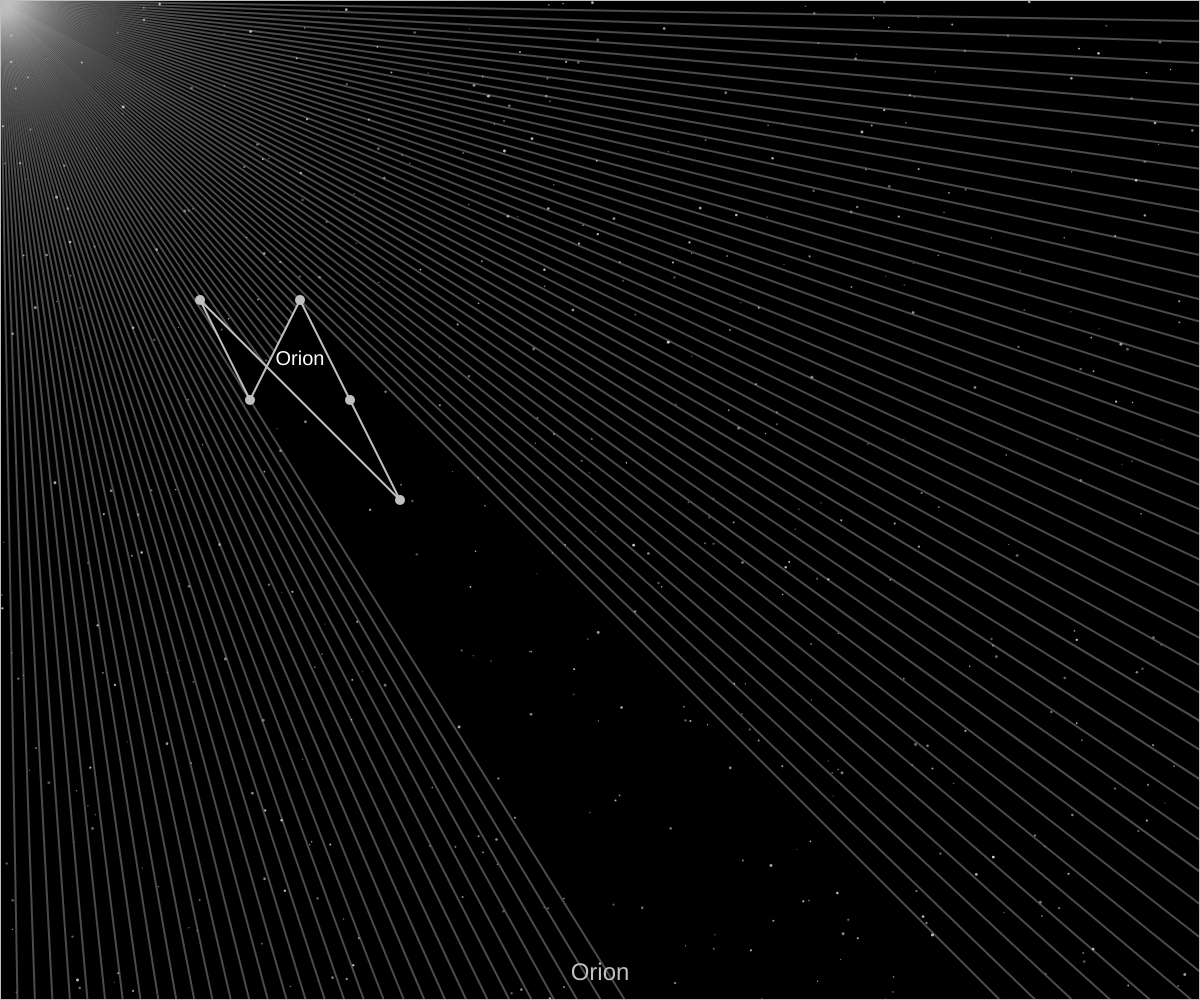
Frame 1 (no input)
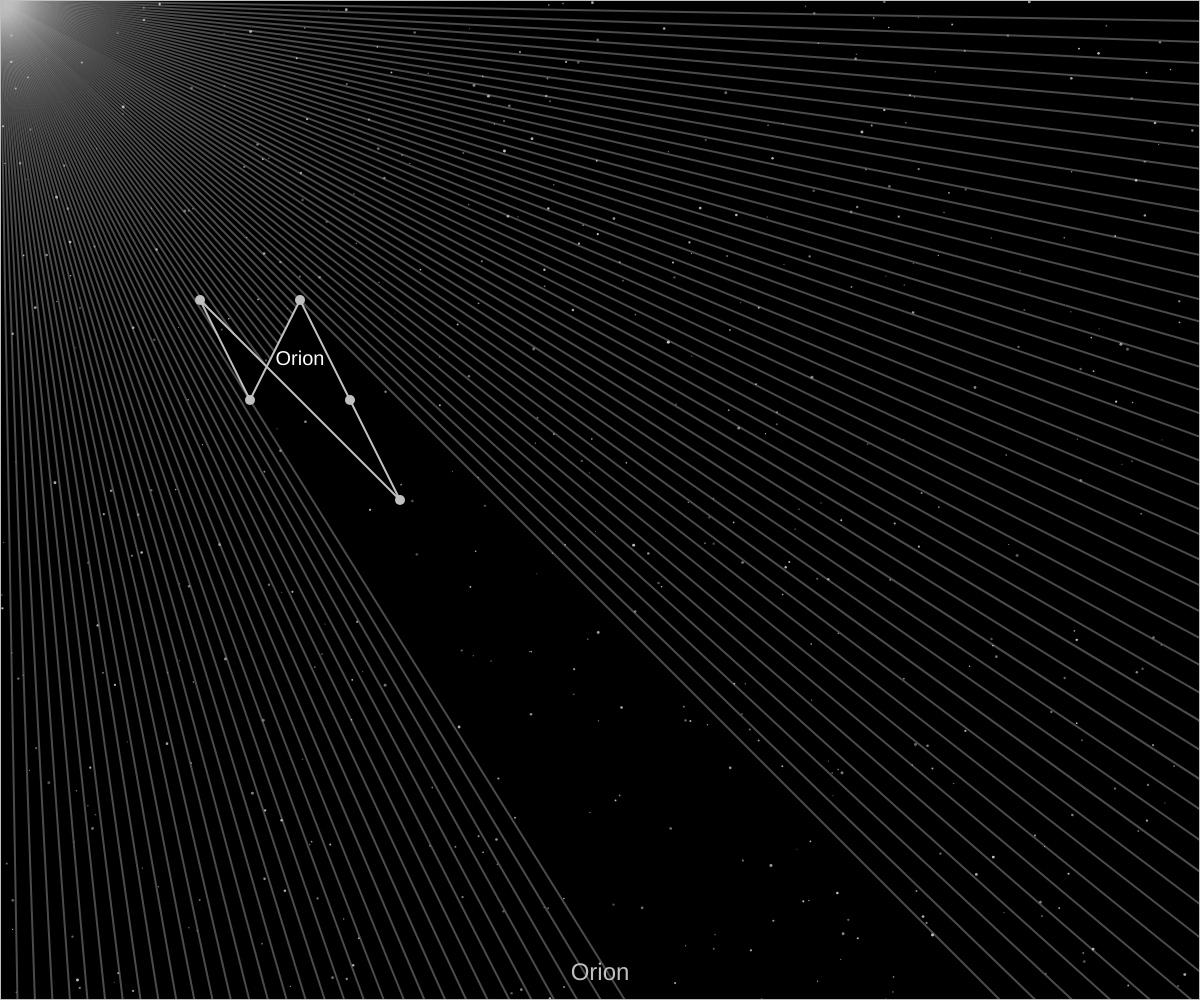
Frame 60 (no input)
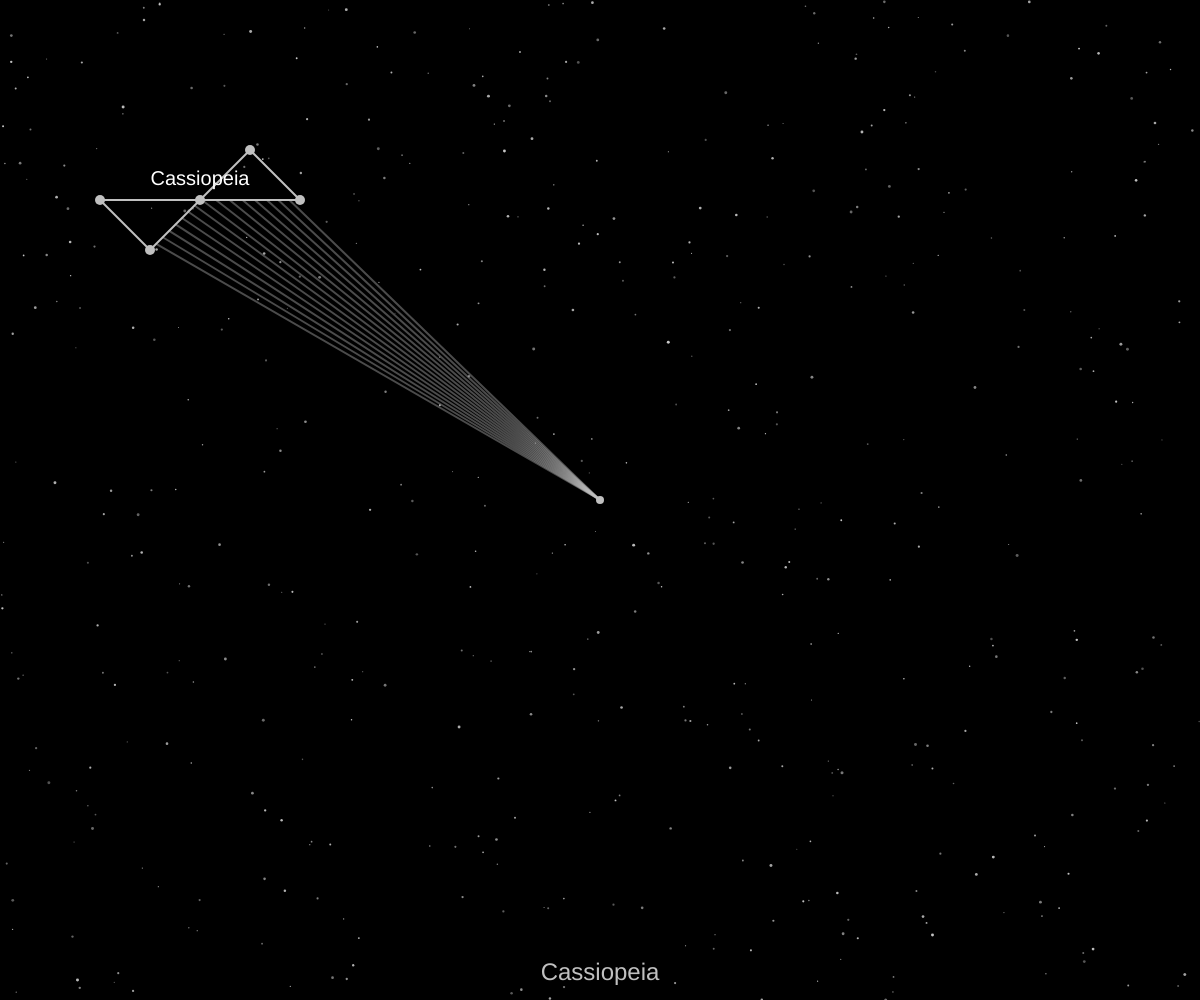
Frame 120 (the mouse pressed at the canvas centre since frame 60)

The p5.js sketch that drew these frames (run headless with seeded random() and noise() and a simulated clock; from frame 60 on, the mouse is pressed at the canvas centre):

// p5.js sketch
// ── sketch.js
// Global variables
let walls = []; // Array to store boundary objects
let particle;
let stars = []; // Array for background stars
let constellations = [
  { name: "Orion", stars: [
    [200, 300], [250, 400], [300, 300], [350, 400], [400, 500]
  ] },
  { name: "Cassiopeia", stars: [
    [100, 200], [150, 250], [200, 200], [250, 150], [300, 200]
  ] },
  { name: "Ursa Major", stars: [
    [300, 300], [350, 350], [400, 300], [450, 250], [500, 300]
  ] }
];
let currentConstellationIndex = 0;

function setup() {
  createCanvas(windowWidth, windowHeight);

  // Initialize background stars
  for (let i = 0; i < 500; i++) {
    stars.push({
      pos: createVector(random(width), random(height)),
      size: random(1, 3),
      brightness: random(100, 255),
      flicker: random(0.5, 1.5)
    });
  }

  // Initialize the first constellation and boundary walls
  createConstellation(constellations[currentConstellationIndex].stars);
  createBoundaryWalls();

  // Initialize the particle
  particle = new Particle();
  noCursor();
}

function draw() {
  // Draw realistic space background
  background(0);
  noStroke();
  for (let star of stars) {
    fill(star.brightness, star.brightness, star.brightness, 200);
    ellipse(star.pos.x, star.pos.y, star.size);
    star.brightness += random(-star.flicker, star.flicker); // Flickering effect
    star.brightness = constrain(star.brightness, 100, 255);
  }

  // Display walls and particle behavior
  walls.forEach(wall => wall.show());
  particle.update(mouseX, mouseY);
  particle.show();
  particle.look(walls);

  // Display constellation name
  noStroke();
  fill(192, 192, 192);
  textSize(24);
  textAlign(CENTER);
  text(
    constellations[currentConstellationIndex].name,
    width / 2,
    height - 20
  );

  // Display constellation points and names
  drawConstellationPoints(constellations[currentConstellationIndex]);
}

function mousePressed() {
  // Change to the next constellation
  currentConstellationIndex = (currentConstellationIndex + 1) % constellations.length;
  walls = [];
  createConstellation(constellations[currentConstellationIndex].stars);
}

// Function to create a constellation from a given set of star coordinates
function createConstellation(starPositions) {
  for (let i = 0; i < starPositions.length; i++) {
    let start = createVector(starPositions[i][0], starPositions[i][1]);
    let end = createVector(
      starPositions[(i + 1) % starPositions.length][0],
      starPositions[(i + 1) % starPositions.length][1]
    );
    walls.push(new Boundary(start.x, start.y, end.x, end.y));
  }
}

// Function to add canvas boundary walls
function createBoundaryWalls() {
  walls.push(new Boundary(0, 0, width, 0)); // Top
  walls.push(new Boundary(width, 0, width, height)); // Right
  walls.push(new Boundary(width, height, 0, height)); // Bottom
  walls.push(new Boundary(0, height, 0, 0)); // Left
}

// Function to draw points and name of the constellation
function drawConstellationPoints(constellation) {
  let avgX = 0;
  let avgY = 0;

  // Draw point for each star
  for (let i = 0; i < constellation.stars.length; i++) {
    let star = constellation.stars[i];
    ellipse(star[0], star[1], 10, 10); // Draw point for each star

    // Accumulate the positions to calculate the average (center)
    avgX += star[0];
    avgY += star[1];
  }

  // Calculate the center of the constellation
  avgX /= constellation.stars.length;
  avgY /= constellation.stars.length;

  // Display the name of the constellation in the center
  fill(255);
  textSize(20);
  textAlign(CENTER);
  text(constellation.name, avgX, avgY - 15); // Name displayed above the center of the constellation
}

// Boundary class
class Boundary {
  constructor(x1, y1, x2, y2) {
    this.a = createVector(x1, y1);
    this.b = createVector(x2, y2);
  }

  show() {
    stroke(192); // Silver color
    strokeWeight(2);
    line(this.a.x, this.a.y, this.b.x, this.b.y);
  }
}

// Particle class
class Particle {
  constructor() {
    this.pos = createVector(width / 2, height / 2);
    this.rays = [];

    // Create rays at 1-degree intervals
    for (let angle = 0; angle < 360; angle++) {
      this.rays.push(new Ray(this.pos, radians(angle)));
    }
  }

  update(x, y) {
    this.pos.set(x, y);
  }

  look(walls) {
    for (let ray of this.rays) {
      let closest = null;
      let record = Infinity;

      for (let wall of walls) {
        const pt = ray.cast(wall);
        if (pt) {
          const d = p5.Vector.dist(this.pos, pt);
          if (d < record) {
            record = d;
            closest = pt;
          }
        }
      }

      if (closest) {
        stroke(192, 192, 192, 100); // Silver for rays
        line(this.pos.x, this.pos.y, closest.x, closest.y);
      }
    }
  }

  show() {
    fill(192);
    noStroke();
    ellipse(this.pos.x, this.pos.y, 8); // Larger particle
  }
}

// Ray class
class Ray {
  constructor(pos, angle) {
    this.pos = pos;
    this.dir = p5.Vector.fromAngle(angle);
  }

  show() {
    stroke(192);
    push();
    translate(this.pos.x, this.pos.y);
    line(0, 0, this.dir.x * 10, this.dir.y * 10);
    pop();
  }

  cast(wall) {
    const x1 = wall.a.x;
    const y1 = wall.a.y;
    const x2 = wall.b.x;
    const y2 = wall.b.y;
    const x3 = this.pos.x;
    const y3 = this.pos.y;
    const x4 = this.pos.x + this.dir.x;
    const y4 = this.pos.y + this.dir.y;

    const den = (x1 - x2) * (y3 - y4) - (y1 - y2) * (x3 - x4);
    if (den === 0) return;

    const t = ((x1 - x3) * (y3 - y4) - (y1 - y3) * (x3 - x4)) / den;
    const u = -((x1 - x2) * (y1 - y3) - (y1 - y2) * (x1 - x3)) / den;

    if (t > 0 && t < 1 && u > 0) {
      return createVector(x1 + t * (x2 - x1), y1 + t * (y2 - y1));
    }
  }
}
